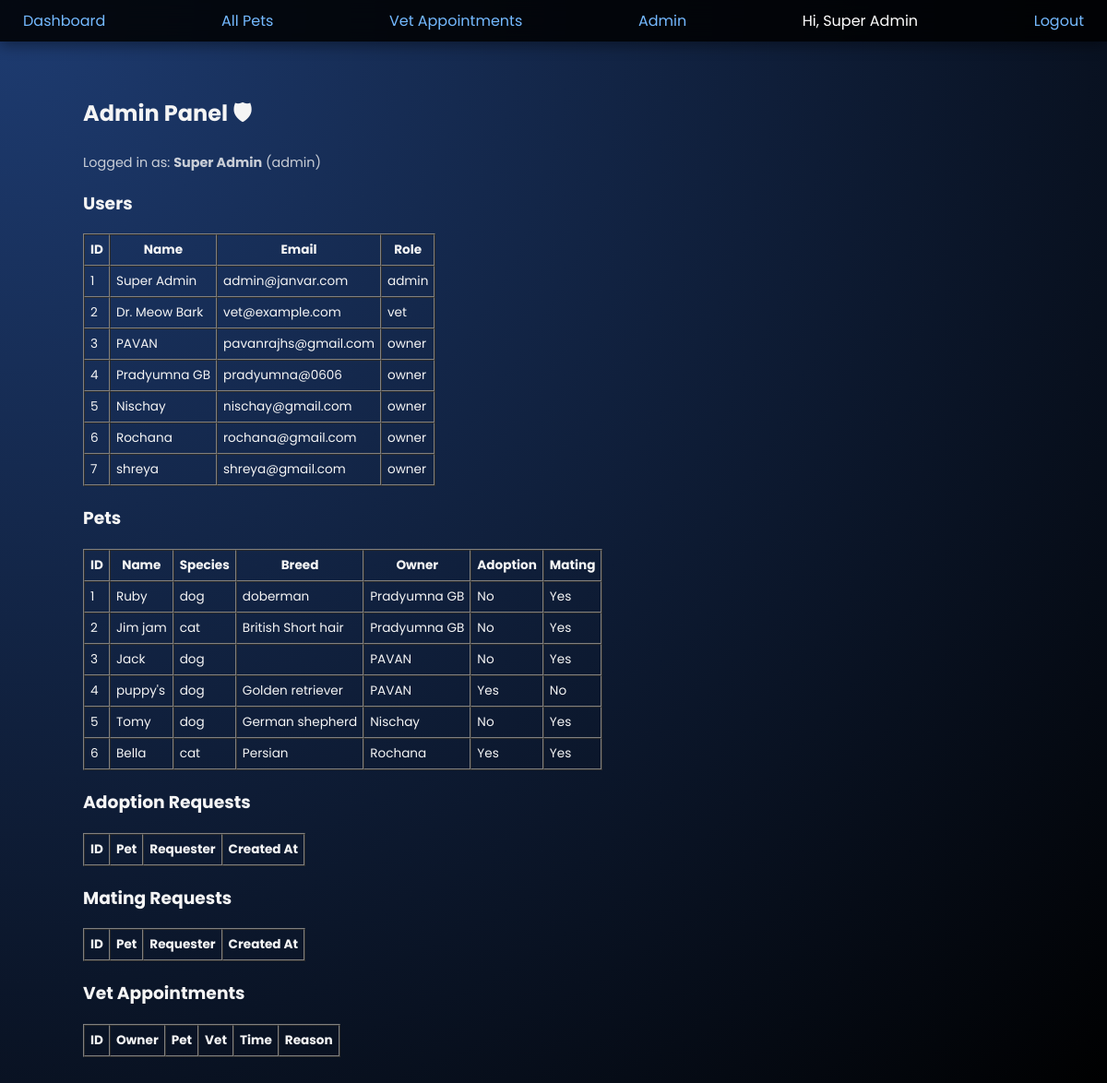
The page /admin (signed in) on the database its author committed.
### models.py (models this page shows)
class User(UserMixin, db.Model):
    __tablename__ = "users"
    id = db.Column(db.Integer, primary_key=True)
    name = db.Column(db.String(120), nullable=False)
    email = db.Column(db.String(120), unique=True, nullable=False)
    password_hash = db.Column(db.String(255), nullable=False)
    role = db.Column(db.String(20), default="owner")  # owner / vet / admin
    city = db.Column(db.String(120))  # optional: for location-based matching
    pets = db.relationship("Pet", backref="owner", lazy=True)

class Pet(db.Model):
    __tablename__ = "pets"
    id = db.Column(db.Integer, primary_key=True)
    name = db.Column(db.String(120), nullable=False)
    species = db.Column(db.String(50), nullable=False)  # dog / cat
    image = db.Column(db.String(200))  # filename of uploaded image
    address = db.Column(db.String(255))  # pet exact location / address
    breed = db.Column(db.String(120))
    age = db.Column(db.Integer)
    gender = db.Column(db.String(10))  # male / female
    color = db.Column(db.String(50))
    weight_kg = db.Column(db.Float)
    city = db.Column(db.String(120))  # city of the pet
    is_for_adoption = db.Column(db.Boolean, default=False)
    is_for_mating = db.Column(db.Boolean, default=False)
    vaccinated = db.Column(db.Boolean, default=False)
    dewormed = db.Column(db.Boolean, default=False)
    pedigree_certified = db.Column(db.Boolean, default=False)
    neutered = db.Column(db.Boolean, default=False)
    temperament = db.Column(db.String(120))  # calm / playful / friendly / etc.
    health_notes = db.Column(db.Text)
    owner_id = db.Column(db.Integer, db.ForeignKey("users.id"), nullable=False)

### app.py (the view)
@app.route("/admin")
@login_required
def admin_dashboard():
    if current_user.role != "admin":
        flash("Admin access only.", "danger")
        return redirect(url_for("dashboard"))
    users = User.query.all()
    pets = Pet.query.all()
    adoptions = AdoptionRequest.query.all()
    matings = MatingRequest.query.all()
    appointments = VetAppointment.query.all()
    return render_template(
        "admin_dashboard.html",
        users=users,
        pets=pets,
        adoptions=adoptions,
        matings=matings,
        appointments=appointments,
    )

### app.py (called while the page is built)
@login_manager.user_loader
def load_user(user_id):
    return User.query.get(int(user_id))

### templates/admin_dashboard.html (shortened to what this page needs)
{% extends "base.html" %}
{% block content %}
<div class="container">
  <h2>Admin Panel 🛡</h2>
  <p style="font-size:0.9rem;opacity:0.8;">
    Logged in as: <strong>{{ current_user.name }}</strong> ({{ current_user.role }})
  </p>
  <h3>Users</h3>
  <table border="1" cellpadding="6" cellspacing="0" style="font-size:0.85rem;">
    <tr>
      <th>ID</th>
      <th>Name</th>
      <th>Email</th>
      <th>Role</th>
    </tr>
    {% for u in users %}
    <tr>
      <td>{{ u.id }}</td>
      <td>{{ u.name }}</td>
      <td>{{ u.email }}</td>
      <td>{{ u.role }}</td>
    </tr>
    {% endfor %}
  </table>
  <h3 style="margin-top:20px;">Pets</h3>
  <table border="1" cellpadding="6" cellspacing="0" style="font-size:0.85rem;">
    <tr>
      <th>ID</th>
      <th>Name</th>
      <th>Species</th>
      <th>Breed</th>
      <th>Owner</th>
      <th>Adoption</th>
      <th>Mating</th>
    </tr>
    {% for p in pets %}
    <tr>
      <td>{{ p.id }}</td>
      <td>{{ p.name }}</td>
      <td>{{ p.species }}</td>
      <td>{{ p.breed }}</td>
      <td>{{ p.owner.name if p.owner else "Unknown" }}</td>
      <td>{{ "Yes" if p.is_for_adoption else "No" }}</td>
      <td>{{ "Yes" if p.is_for_mating else "No" }}</td>
    </tr>
    {% endfor %}
  </table>
  <h3 style="margin-top:20px;">Adoption Requests</h3>
  <table border="1" cellpadding="6" cellspacing="0" style="font-size:0.85rem;">
    <tr>
      <th>ID</th>
      <th>Pet</th>
      <th>Requester</th>
      <th>Created At</th>
    </tr>
  </table>
  <h3 style="margin-top:20px;">Mating Requests</h3>
  <table border="1" cellpadding="6" cellspacing="0" style="font-size:0.85rem;">
    <tr>
      <th>ID</th>
      <th>Pet</th>
      <th>Requester</th>
      <th>Created At</th>
    </tr>
  </table>
  <h3 style="margin-top:20px;">Vet Appointments</h3>
  <table border="1" cellpadding="6" cellspacing="0" style="font-size:0.85rem;">
    <tr>
      <th>ID</th>
      <th>Owner</th>
      <th>Pet</th>
      <th>Vet</th>
      <th>Time</th>
      <th>Reason</th>
    </tr>
  </table>
</div>
{% endblock %}

### templates/base.html (shortened to what this page needs)
<!doctype html>
<html lang="en">
<head>
  <link rel="stylesheet" href="{{ url_for('static', filename='style.css') }}">
</head>
<body>
<nav>
  <a href="{{ url_for('dashboard') }}">Dashboard</a>
  <a href="{{ url_for('pets') }}">All Pets</a>
  <a href="{{ url_for('appointments') }}">Vet Appointments</a>
  {% if current_user.is_authenticated %}
    {% if current_user.role == "admin" %}
      <a href="{{ url_for('admin_dashboard') }}">Admin</a>
    {% endif %}
    <span>Hi, {{ current_user.name }}</span>
    <a href="{{ url_for('logout') }}">Logout</a>
  {% else %}
    <a href="{{ url_for('login') }}">Login</a>
    <a href="{{ url_for('register') }}">Register</a>
  {% endif %}
</nav>
<div class="container">
  {% block content %}{% endblock %}
</div>
</body>
</html>

### static/style.css (style rules this page uses)
* { box-sizing: border-box; }
body { margin: 0; font-family: 'Poppins', sans-serif; background: radial-gradient(circle at top left, #1e3c72, #000); color: #f5f5f5; }
a { color: #74b9ff; text-decoration: none; }
.container { max-width: 1100px; margin: 0 auto; padding: 20px; }
nav { background: rgba(0,0,0,0.85); backdrop-filter: blur(10px); color: #fff; display: flex; justify-content: space-between; align-items: center; padding: 10px 25px; position: sticky; top: 0; z-index: 10; box-shadow: 0 4px 15px rgba(0,0,0,0.4); }

### rows shown on the page
User: name "Super Admin", role "admin", id "1", email "admin@janvar.com"
User: id "2", name "Dr. Meow Bark", email "vet@example.com", role "vet"
User: id "3", name "PAVAN", email "pavanrajhs@gmail.com", role "owner"
User: id "4", name "Pradyumna GB", email "pradyumna@0606", role "owner"
User: id "5", name "Nischay", email "nischay@gmail.com", role "owner"
User: id "6", name "Rochana", email "rochana@gmail.com", role "owner"
User: id "7", name "shreya", email "shreya@gmail.com", role "owner"
Pet: id "1", name "Ruby", species "dog", breed "doberman", owner "Pradyumna GB", is_for_adoption "No", is_for_mating "Yes"
Pet: id "2", name "Jim jam", species "cat", breed "British Short hair", owner "Pradyumna GB", is_for_adoption "No", is_for_mating "Yes"
Pet: id "3", name "Jack", species "dog", owner "PAVAN", is_for_adoption "No", is_for_mating "Yes"
Pet: id "4", name "puppy's", species "dog", breed "Golden retriever", owner "PAVAN", is_for_adoption "Yes", is_for_mating "No"
Pet: id "5", name "Tomy", species "dog", breed "German shepherd", owner "Nischay", is_for_adoption "No", is_for_mating "Yes"
Pet: id "6", name "Bella", species "cat", breed "Persian", owner "Rochana", is_for_adoption "Yes", is_for_mating "Yes"
